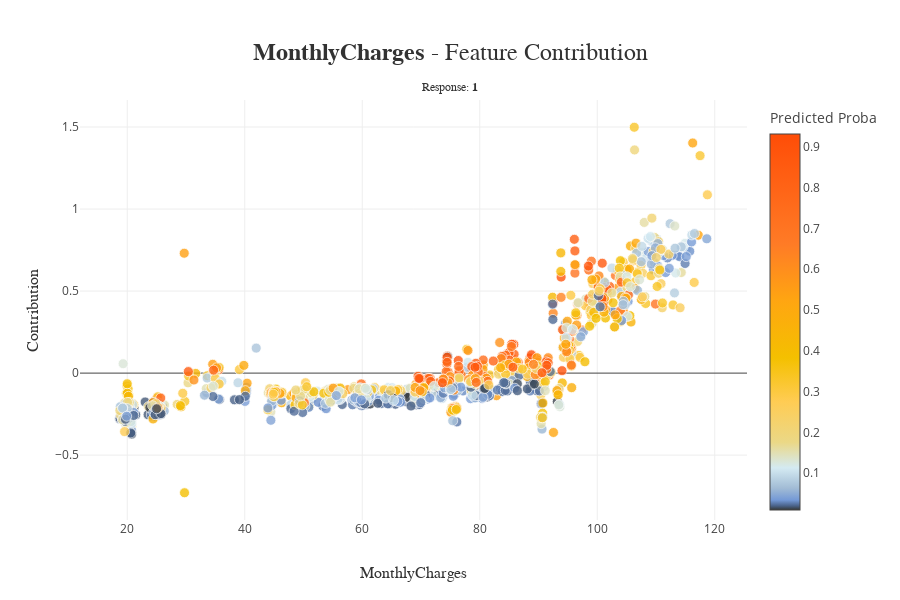

The notebook cell this image was saved under:
### Code cell
xpl_acv.plot.contribution_plot("MonthlyCharges")

### Figure 1 — Plotly figure (JSON) as saved in the notebook; plotly's stock layout.template omitted (floating-point values rounded to 4 significant figures; data arrays with more than 128 entries replaced by an {"elided": "..."} marker saying what was removed)
{"data": [{"customdata": {"elided": "1409 int values"}, "hovertemplate": "<b>%{hovertext}</b><br />MonthlyCharges : %{x}<br />Contribution: %{y:.4f}<extra></extra>", "hovertext": {"elided": "1409 str values"}, "marker": {"color": {"elided": "1409 float values"}, "coloraxis": "coloraxis", "line": {"color": "white", "width": 0.8}, "opacity": 0.8, "size": 10}, "mode": "markers", "type": "scatter", "x": {"elided": "1409 float values"}, "y": {"elided": "1409 float values"}}], "layout": {"coloraxis": {"colorbar": {"title": {"text": "Predicted Proba"}}, "colorscale": [[0, "rgb(52, 55, 54)"], [0.01128, "rgb(74, 99, 138)"], [0.02657, "rgb(116, 153, 214)"], [0.05832, "rgb(162, 188, 213)"], [0.1122, "rgb(212, 234, 242)"], [0.18, "rgb(235, 216, 134)"], [0.2889, "rgb(255, 204, 83)"], [0.4043, "rgb(244 ,192, 0)"], [0.5548, "rgb(255, 166, 17)"], [0.7079, "rgb(255, 123, 38)"], [1, "rgb(255, 77, 7)"]]}, "height": 600, "hovermode": "closest", "title": {"font": {"color": "rgb(50, 50, 50)", "family": "Arial", "size": 24}, "text": "<b>MonthlyCharges</b> - Feature Contribution<span style='font-size: 12px;'><br />Response: <b>1</b></span>", "x": 0.5, "xanchor": "center", "y": 0.9, "yanchor": "middle"}, "width": 900, "xaxis": {"automargin": true, "title": {"font": {"color": "rgb(50, 50, 50)", "family": "Arial Black", "size": 16}, "text": "MonthlyCharges"}}, "yaxis": {"automargin": true, "title": {"font": {"color": "rgb(50, 50, 50)", "family": "Arial Black", "size": 16}, "text": "Contribution"}}}}
